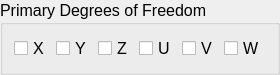
   <widget class="QGroupBox" name="groupBox_5">
    <property name="geometry">
     <rect>
      <x>580</x>
      <y>470</y>
      <width>251</width>
      <height>61</height>
     </rect>
    </property>
    <property name="font">
     <font>
      <pointsize>12</pointsize>
     </font>
    </property>
    <property name="title">
     <string>Primary Degrees of Freedom</string>
    </property>
    <layout class="QHBoxLayout" name="horizontalLayout_7">
     <item>
      <widget class="QCheckBox" name="checkBox">
       <property name="font">
        <font>
         <pointsize>12</pointsize>
        </font>
       </property>
       <property name="text">
        <string>X</string>
       </property>
      </widget>
     </item>
     <item>
      <widget class="QCheckBox" name="checkBox_3">
       <property name="font">
        <font>
         <pointsize>12</pointsize>
        </font>
       </property>
       <property name="text">
        <string>Y</string>
       </property>
      </widget>
     </item>
     <item>
      <widget class="QCheckBox" name="checkBox_2">
       <property name="font">
        <font>
         <pointsize>12</pointsize>
        </font>
       </property>
       <property name="text">
        <string>Z</string>
       </property>
      </widget>
     </item>
     <item>
      <widget class="QCheckBox" name="checkBox_4">
       <property name="font">
        <font>
         <pointsize>12</pointsize>
        </font>
       </property>
       <property name="text">
        <string>U</string>
       </property>
      </widget>
     </item>
     <item>
      <widget class="QCheckBox" name="checkBox_6">
       <property name="font">
        <font>
         <pointsize>12</pointsize>
        </font>
       </property>
       <property name="text">
        <string>V</string>
       </property>
      </widget>
     </item>
     <item>
      <widget class="QCheckBox" name="checkBox_5">
       <property name="font">
        <font>
         <pointsize>12</pointsize>
        </font>
       </property>
       <property name="text">
        <string>W</string>
       </property>
      </widget>
     </item>
    </layout>
   </widget>
